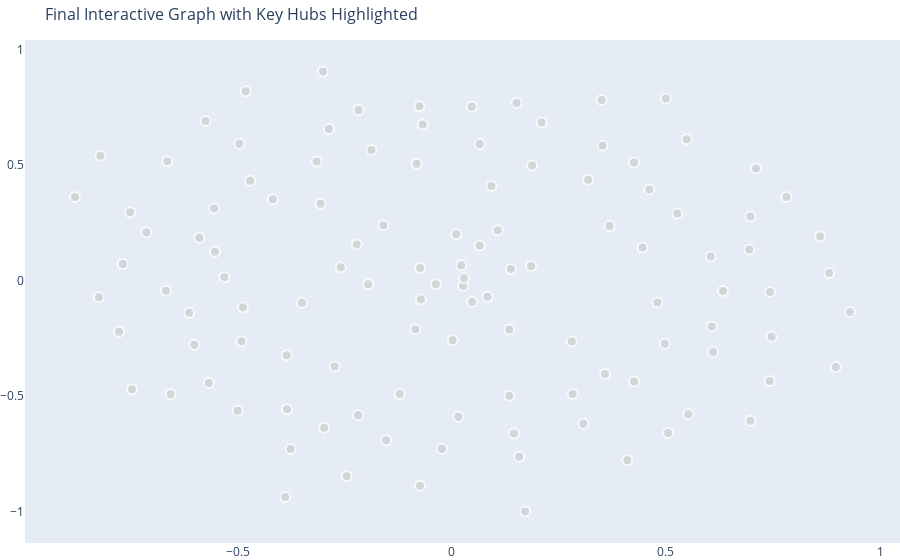

The notebook cell saved with this chart:
### Code cell
visualize_graph_interactive(graph, degree_centrality, title="Final Interactive Graph with Key Hubs Highlighted")

### Figure 1 — Plotly figure (JSON) as saved in the notebook; plotly's stock layout.template omitted (floating-point values rounded to 4 significant figures)
{"data": [{"hoverinfo": "none", "line": {"color": "#888", "width": 0.5}, "mode": "lines", "type": "scatter", "x": [], "y": []}, {"hoverinfo": "text", "marker": {"color": ["#cccccc", "#cccccc", "#cccccc", "#cccccc", "#cccccc", "#cccccc", "#cccccc", "#cccccc", "#cccccc", "#cccccc", "#cccccc", "#cccccc", "#cccccc", "#cccccc", "#cccccc", "#cccccc", "#cccccc", "#cccccc", "#cccccc", "#cccccc", "#cccccc", "#cccccc", "#cccccc", "#cccccc", "#cccccc", "#cccccc", "#cccccc", "#cccccc", "#cccccc", "#cccccc", "#cccccc", "#cccccc", "#cccccc", "#cccccc", "#cccccc", "#cccccc", "#cccccc", "#cccccc", "#cccccc", "#cccccc", "#cccccc", "#cccccc", "#cccccc", "#cccccc", "#cccccc", "#cccccc", "#cccccc", "#cccccc", "#cccccc", "#cccccc", "#cccccc", "#cccccc", "#cccccc", "#cccccc", "#cccccc", "#cccccc", "#cccccc", "#cccccc", "#cccccc", "#cccccc", "#cccccc", "#cccccc", "#cccccc", "#cccccc", "#cccccc", "#cccccc", "#cccccc", "#cccccc", "#cccccc", "#cccccc", "#cccccc", "#cccccc", "#cccccc", "#cccccc", "#cccccc", "#cccccc", "#cccccc", "#cccccc", "#cccccc", "#cccccc", "#cccccc", "#cccccc", "#cccccc", "#cccccc", "#cccccc", "#cccccc", "#cccccc", "#cccccc", "#cccccc", "#cccccc", "#cccccc", "#cccccc", "#cccccc", "#cccccc", "#cccccc", "#cccccc", "#cccccc", "#cccccc", "#cccccc", "#cccccc", "#cccccc", "#cccccc", "#cccccc", "#cccccc", "#cccccc", "#cccccc", "#cccccc", "#cccccc", "#cccccc", "#cccccc", "#cccccc", "#cccccc", "#cccccc", "#cccccc", "#cccccc"], "line": {"width": 2}, "showscale": false, "size": [10, 10, 10, 10, 10, 10, 10, 10, 10, 10, 10, 10, 10, 10, 10, 10, 10, 10, 10, 10, 10, 10, 10, 10, 10, 10, 10, 10, 10, 10, 10, 10, 10, 10, 10, 10, 10, 10, 10, 10, 10, 10, 10, 10, 10, 10, 10, 10, 10, 10, 10, 10, 10, 10, 10, 10, 10, 10, 10, 10, 10, 10, 10, 10, 10, 10, 10, 10, 10, 10, 10, 10, 10, 10, 10, 10, 10, 10, 10, 10, 10, 10, 10, 10, 10, 10, 10, 10, 10, 10, 10, 10, 10, 10, 10, 10, 10, 10, 10, 10, 10, 10, 10, 10, 10, 10, 10, 10, 10, 10, 10, 10, 10, 10, 10]}, "mode": "markers", "text": ["Akina Sakamori<br>Company: N/A<br>Degree Centrality: 0.6053<br>Days Connected: N/A", "Alexandro Rondini<br>Company: N/A<br>Degree Centrality: 0.6667<br>Days Connected: N/A", "Amanda Felício Rodrigues Frech<br>Company: N/A<br>Degree Centrality: 0.3772<br>Days Connected: N/A", "Anderson Maciel Souza<br>Company: N/A<br>Degree Centrality: 0.4912<br>Days Connected: N/A", "Angela Achcar<br>Company: N/A<br>Degree Centrality: 0.6140<br>Days Connected: N/A", "Angelica Gozzani Tozetti<br>Company: N/A<br>Degree Centrality: 0.6491<br>Days Connected: N/A", "Bianca Schorles<br>Company: N/A<br>Degree Centrality: 0.5088<br>Days Connected: N/A", "Ricardo Blanco<br>Company: N/A<br>Degree Centrality: 0.6754<br>Days Connected: N/A", "Bruno Vinicius Souza<br>Company: N/A<br>Degree Centrality: 0.5439<br>Days Connected: N/A", "Caíque Corcioli<br>Company: N/A<br>Degree Centrality: 0.6053<br>Days Connected: N/A", "Carvalho Wolney<br>Company: N/A<br>Degree Centrality: 0.0702<br>Days Connected: N/A", "Clézio Lopes<br>Company: N/A<br>Degree Centrality: 0.0789<br>Days Connected: N/A", "Crystiane  Fernanda de Souza<br>Company: N/A<br>Degree Centrality: 0.0877<br>Days Connected: N/A", "Daniel Bueno<br>Company: N/A<br>Degree Centrality: 0.0965<br>Days Connected: N/A", "Danilo Silva<br>Company: N/A<br>Degree Centrality: 0.0877<br>Days Connected: N/A", "Davi Keglevich Neiva<br>Company: N/A<br>Degree Centrality: 0.0702<br>Days Connected: N/A", "Gilvana Yogui<br>Company: N/A<br>Degree Centrality: 0.1053<br>Days Connected: N/A", "Felipe Gonçalves<br>Company: N/A<br>Degree Centrality: 0.1053<br>Days Connected: N/A", "Guilherme Baldochi<br>Company: N/A<br>Degree Centrality: 0.0877<br>Days Connected: N/A", "Guilherme F. Poppi<br>Company: N/A<br>Degree Centrality: 0.0789<br>Days Connected: N/A", "Gustavo Pacheco Lopes<br>Company: N/A<br>Degree Centrality: 0.0789<br>Days Connected: N/A", "Heitor Fernandes<br>Company: N/A<br>Degree Centrality: 0.0789<br>Days Connected: N/A", "Italo  Ramos<br>Company: N/A<br>Degree Centrality: 0.0702<br>Days Connected: N/A", "Jairo Franklin<br>Company: N/A<br>Degree Centrality: 0.0789<br>Days Connected: N/A", "Janaina  Silva Brandão Toledo<br>Company: N/A<br>Degree Centrality: 0.0789<br>Days Connected: N/A", "Jefferson Araujo dos Santos<br>Company: N/A<br>Degree Centrality: 0.0877<br>Days Connected: N/A", "Jeniffer Damarys S. M. de Bedia<br>Company: N/A<br>Degree Centrality: 0.0789<br>Days Connected: N/A", "João Guilherme Aguiar<br>Company: N/A<br>Degree Centrality: 0.0877<br>Days Connected: N/A", "João Neto de Freitas Castro<br>Company: N/A<br>Degree Centrality: 0.0965<br>Days Connected: N/A", "José Mendes da Silva Junior<br>Company: N/A<br>Degree Centrality: 0.1053<br>Days Connected: N/A", "Juan Borges<br>Company: N/A<br>Degree Centrality: 0.1140<br>Days Connected: N/A", "Juliana Custódio Da Silva<br>Company: N/A<br>Degree Centrality: 0.1140<br>Days Connected: N/A", "Juliana Araújo<br>Company: N/A<br>Degree Centrality: 0.1053<br>Days Connected: N/A", "Kalinka Durço dos Reis<br>Company: N/A<br>Degree Centrality: 0.1053<br>Days Connected: N/A", "Katia Carvalho<br>Company: N/A<br>Degree Centrality: 0.1053<br>Days Connected: N/A", "Mário Bibiano<br>Company: N/A<br>Degree Centrality: 0.1053<br>Days Connected: N/A", "Matheus Polycarpo<br>Company: N/A<br>Degree Centrality: 0.1140<br>Days Connected: N/A", "Mayara Amanda<br>Company: N/A<br>Degree Centrality: 0.1228<br>Days Connected: N/A", "Mayara Formenton<br>Company: N/A<br>Degree Centrality: 0.1140<br>Days Connected: N/A", "Melissa Brandão F Sousa<br>Company: N/A<br>Degree Centrality: 0.1140<br>Days Connected: N/A", "Milena Ferreira<br>Company: N/A<br>Degree Centrality: 0.1140<br>Days Connected: N/A", "Mislene Serra<br>Company: N/A<br>Degree Centrality: 0.1140<br>Days Connected: N/A", "Murilo Gomes dos Santos<br>Company: N/A<br>Degree Centrality: 0.1140<br>Days Connected: N/A", "Camila Ozelame<br>Company: N/A<br>Degree Centrality: 0.1053<br>Days Connected: N/A", "Patricia Carneiro<br>Company: N/A<br>Degree Centrality: 0.1053<br>Days Connected: N/A", "Patricia Ramalho<br>Company: N/A<br>Degree Centrality: 0.1053<br>Days Connected: N/A", "Paulo Celio Di Cellio Dias<br>Company: N/A<br>Degree Centrality: 0.1053<br>Days Connected: N/A", "Raisa Kamaura<br>Company: N/A<br>Degree Centrality: 0.1053<br>Days Connected: N/A", "Reinaldo Pagnossi<br>Company: N/A<br>Degree Centrality: 0.0965<br>Days Connected: N/A", "Renata Afonso de Almeida e Silva<br>Company: N/A<br>Degree Centrality: 0.0965<br>Days Connected: N/A", "Roberto Cremon Godoy<br>Company: N/A<br>Degree Centrality: 0.1140<br>Days Connected: N/A", "SILMAR HORTA<br>Company: N/A<br>Degree Centrality: 0.1053<br>Days Connected: N/A", "Stella Martello<br>Company: N/A<br>Degree Centrality: 0.1053<br>Days Connected: N/A", "Stephany Marqui<br>Company: N/A<br>Degree Centrality: 0.1140<br>Days Connected: N/A", "Tayane Guerrero<br>Company: N/A<br>Degree Centrality: 0.1140<br>Days Connected: N/A", "Tiago Simões<br>Company: N/A<br>Degree Centrality: 0.0965<br>Days Connected: N/A", "Tiago Vianez<br>Company: N/A<br>Degree Centrality: 0.0877<br>Days Connected: N/A", "Victor Fernandes<br>Company: N/A<br>Degree Centrality: 0.1491<br>Days Connected: N/A", "Vinicius Silva<br>Company: N/A<br>Degree Centrality: 0.1491<br>Days Connected: N/A", "Vitor Hugo Chaves Cambui<br>Company: N/A<br>Degree Centrality: 0.7368<br>Days Connected: N/A", "Vitor Yoshida<br>Company: N/A<br>Degree Centrality: 0.1579<br>Days Connected: N/A", "Vlademir Eleuterio<br>Company: N/A<br>Degree Centrality: 0.8772<br>Days Connected: N/A", "Denis Prado  de Souza<br>Company: N/A<br>Degree Centrality: 0.0526<br>Days Connected: N/A", "Olivier Devaux<br>Company: N/A<br>Degree Centrality: 0.0526<br>Days Connected: N/A", "Diogo Moreira<br>Company: N/A<br>Degree Centrality: 0.0614<br>Days Connected: N/A", "Elias Oliveira<br>Company: N/A<br>Degree Centrality: 0.0702<br>Days Connected: N/A", "Elisa Ribeira<br>Company: N/A<br>Degree Centrality: 0.6140<br>Days Connected: N/A", "Eric Blanco<br>Company: N/A<br>Degree Centrality: 0.0877<br>Days Connected: N/A", "Everton Padovani<br>Company: N/A<br>Degree Centrality: 0.0877<br>Days Connected: N/A", "Fábio Canhe<br>Company: N/A<br>Degree Centrality: 0.0877<br>Days Connected: N/A", "Fabio Takada<br>Company: N/A<br>Degree Centrality: 0.1053<br>Days Connected: N/A", "Fagner Luz da Silva<br>Company: N/A<br>Degree Centrality: 0.0965<br>Days Connected: N/A", "Felipe Camargo<br>Company: N/A<br>Degree Centrality: 0.6667<br>Days Connected: N/A", "Felipe Domingues Araujo<br>Company: N/A<br>Degree Centrality: 0.8684<br>Days Connected: N/A", "Felipe Nascimento de Souza<br>Company: N/A<br>Degree Centrality: 0.5263<br>Days Connected: N/A", "Felipe Oliveira<br>Company: N/A<br>Degree Centrality: 0.1140<br>Days Connected: N/A", "Fellipe Pereira<br>Company: N/A<br>Degree Centrality: 0.1053<br>Days Connected: N/A", "Fernanda Caruso<br>Company: N/A<br>Degree Centrality: 0.0965<br>Days Connected: N/A", "Fernanda Kmohan<br>Company: N/A<br>Degree Centrality: 0.5175<br>Days Connected: N/A", "Filipe Wanderly da Silva<br>Company: N/A<br>Degree Centrality: 0.1053<br>Days Connected: N/A", "Genival Reginato Pateis<br>Company: N/A<br>Degree Centrality: 0.1140<br>Days Connected: N/A", "Geraldo R Novais Jr<br>Company: N/A<br>Degree Centrality: 0.1053<br>Days Connected: N/A", "Lúcia Helena Francisco<br>Company: N/A<br>Degree Centrality: 0.0965<br>Days Connected: N/A", "Leonardo  Amaral<br>Company: N/A<br>Degree Centrality: 0.1053<br>Days Connected: N/A", "Lia Lanzi Aló<br>Company: N/A<br>Degree Centrality: 0.7368<br>Days Connected: N/A", "Lucas Abrahão<br>Company: N/A<br>Degree Centrality: 0.0877<br>Days Connected: N/A", "Lucas Akama<br>Company: N/A<br>Degree Centrality: 0.4474<br>Days Connected: N/A", "Lucas Bacinelli<br>Company: N/A<br>Degree Centrality: 0.0877<br>Days Connected: N/A", "Mariana A. Nunes De Toni<br>Company: N/A<br>Degree Centrality: 0.1140<br>Days Connected: N/A", "Mariana Feltrin<br>Company: N/A<br>Degree Centrality: 0.0965<br>Days Connected: N/A", "Mariana Ornelas<br>Company: N/A<br>Degree Centrality: 0.1053<br>Days Connected: N/A", "Roberto Asano<br>Company: N/A<br>Degree Centrality: 0.1053<br>Days Connected: N/A", "Rodrigo Rodrigues<br>Company: N/A<br>Degree Centrality: 0.1053<br>Days Connected: N/A", "Rodrigo Hirota Trevisan <br>Company: N/A<br>Degree Centrality: 0.0965<br>Days Connected: N/A", "Rodrigo Piassi<br>Company: N/A<br>Degree Centrality: 0.0877<br>Days Connected: N/A", "Sara Nóbrega<br>Company: N/A<br>Degree Centrality: 0.0965<br>Days Connected: N/A", "Tiemi Kobayashi<br>Company: N/A<br>Degree Centrality: 0.0877<br>Days Connected: N/A", "Lucas Nardy Vasconcellos<br>Company: N/A<br>Degree Centrality: 0.0789<br>Days Connected: N/A", "Lucas Oliveira<br>Company: N/A<br>Degree Centrality: 0.0965<br>Days Connected: N/A", "Vanessa Hitomi Nakano<br>Company: N/A<br>Degree Centrality: 0.0789<br>Days Connected: N/A", "Vanessa Simão<br>Company: N/A<br>Degree Centrality: 0.1053<br>Days Connected: N/A", "Veridiana Contieri<br>Company: N/A<br>Degree Centrality: 0.5175<br>Days Connected: N/A", "Marcelo Henrique Casagrande<br>Company: N/A<br>Degree Centrality: 0.0789<br>Days Connected: N/A", "Marcelo Pimenta<br>Company: N/A<br>Degree Centrality: 0.0965<br>Days Connected: N/A", "Marcelo Vicentim<br>Company: N/A<br>Degree Centrality: 0.0965<br>Days Connected: N/A", "Marc Witarsa<br>Company: N/A<br>Degree Centrality: 0.0965<br>Days Connected: N/A", "Thiago Jose da Silva<br>Company: N/A<br>Degree Centrality: 0.0789<br>Days Connected: N/A", "Uemerson Santos<br>Company: N/A<br>Degree Centrality: 0.0702<br>Days Connected: N/A", "Uziel Paulo da Silva<br>Company: N/A<br>Degree Centrality: 0.0702<br>Days Connected: N/A", "Valdivan Ribeiro<br>Company: N/A<br>Degree Centrality: 0.0702<br>Days Connected: N/A", "Luccas França<br>Company: N/A<br>Degree Centrality: 0.0789<br>Days Connected: N/A", "Luciana Amorim<br>Company: N/A<br>Degree Centrality: 0.0789<br>Days Connected: N/A", "Luiz Filipe Martin Morra<br>Company: N/A<br>Degree Centrality: 0.0789<br>Days Connected: N/A", "Márcia Macera Geraldo<br>Company: N/A<br>Degree Centrality: 0.0614<br>Days Connected: N/A", "Maria Luiza Brasil Fontes Leão<br>Company: N/A<br>Degree Centrality: 0.0614<br>Days Connected: N/A"], "type": "scatter", "x": [0.1851, -0.07232, 0.1072, -0.2222, 0.02192, -0.1954, -0.2594, 0.04725, -0.08524, -0.1599, 0.9298, 0.5052, 0.6972, 0.6948, -0.1533, 0.4098, 0.2821, 0.6044, 0.7816, 0.881, 0.7424, 0.7103, 0.6968, 0.8601, 0.3499, 0.5486, -0.7132, 0.61, -0.3162, -0.6136, -0.3855, 0.1875, -0.555, 0.3184, -0.6014, 0.5264, -0.2737, -0.08218, 0.06495, -0.1878, -0.4879, -0.418, -0.5534, 0.04661, 0.2093, -0.2872, 0.1512, -0.07565, 0.7431, 0.3517, 0.3576, 0.1452, 0.3072, 0.01522, 0.4256, -0.02325, -0.218, 0.28, 0.09262, 0.08323, -0.3502, 0.02614, -0.8209, 0.8966, 0.4996, 0.7466, 0.1345, -0.7773, -0.8243, -0.7512, -0.5312, 0.4253, 0.0104, 0.02844, 0.001958, 0.4455, -0.1219, -0.6679, 0.0647, 0.4802, 0.1341, 0.4973, -0.7685, -0.4711, -0.03737, -0.5676, -0.07418, -0.6568, 0.3683, -0.5004, 0.4609, -0.4914, -0.3067, -0.2981, -0.3766, 0.1569, -0.4961, -0.06792, -0.219, -0.5752, -0.5898, 0.1379, 0.5524, -0.3852, 0.6069, 0.6331, -0.6648, -0.301, -0.4816, -0.8801, -0.2456, -0.7469, -0.07461, -0.3891, 0.1711], "y": [0.06262, -0.08058, 0.2177, 0.1563, 0.06603, -0.01599, 0.05739, -0.09221, -0.2104, 0.2396, -0.1357, -0.6593, 0.2765, 0.1336, -0.691, -0.7782, -0.4914, 0.1039, 0.3612, 0.03259, -0.4346, 0.4846, -0.6072, 0.1904, 0.7806, 0.6114, 0.2084, -0.3091, 0.5145, -0.1397, -0.3239, 0.4971, 0.3117, 0.4358, -0.2775, 0.2895, -0.3718, 0.5051, 0.5902, 0.5643, -0.1156, 0.352, 0.1245, 0.7522, 0.6833, 0.6552, 0.7685, 0.7544, -0.04929, 0.5837, -0.4042, -0.6622, -0.6198, -0.5897, -0.4373, -0.7282, 0.738, -0.264, 0.4092, -0.07055, -0.09667, -0.02236, 0.5393, -0.3738, 0.7874, -0.2439, -0.2123, -0.2213, -0.07225, 0.2955, 0.01526, 0.5105, 0.2006, 0.009972, -0.2583, 0.1432, -0.4909, -0.04457, 0.1519, -0.09532, -0.4989, -0.2732, 0.07109, 0.4316, -0.0158, -0.4434, 0.05372, -0.4927, 0.2359, -0.5631, 0.3934, -0.2627, 0.3316, -0.6371, -0.7288, -0.7622, 0.5913, 0.6747, -0.5834, 0.6908, 0.1848, 0.04961, -0.5789, -0.5569, -0.1993, -0.04544, 0.5158, 0.9049, 0.8192, 0.3619, -0.8473, -0.4702, -0.8884, -0.937, -1]}], "layout": {"hovermode": "closest", "margin": {"b": 0, "l": 0, "r": 0, "t": 40}, "showlegend": false, "title": {"font": {"size": 16}, "text": "Final Interactive Graph with Key Hubs Highlighted"}, "xaxis": {"showgrid": false, "zeroline": false}, "yaxis": {"showgrid": false, "zeroline": false}}}
